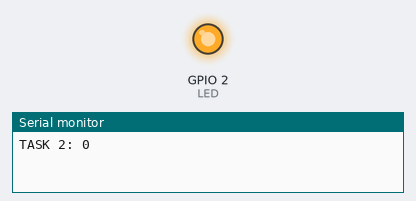
Bench run of a program on a simulated ESP32. Parts: output pins drawn as LEDs (lit = HIGH), the last lines printed to the serial monitor.

Above: at 0.1 s.
At 11.5 s:
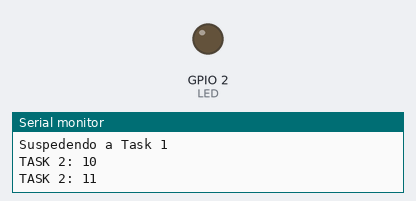
Timing chart, 0 to 19.2 s (numbered marks = the images above):
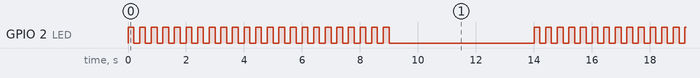

The program:

main.cpp
```cpp
/**************************************
* Exemplos para parar e reiniciar uma task
* Esse exemplo exibe como parar e reiniciar tasks no FreeRTOS
* Por: Flávio Sanches
* Data: 01/2026
***************************************/
/*Biblioteca do Arduino*/
#include <Arduino.h>
/*Biblioteca do FreeRTOS*/
#include <freertos/FreeRTOS.h>
#include <freertos/task.h>

/*mapeamento de pinos*/
#define LED 2

/*Variaveis para armazenamento do handle das tasks*/
TaskHandle_t task1Handle = NULL;
TaskHandle_t task2Handle = NULL;

/*protótipos das Task*/

void vTask1( void * pvParameters );
void vTask2( void * pvParameters );

void setup() {
    Serial.begin(9600);
    pinMode(LED, OUTPUT);

    xTaskCreate(vTask1, "TASK1", configMINIMAL_STACK_SIZE, NULL, 1, &task1Handle);
    xTaskCreate(vTask2, "TASK2", configMINIMAL_STACK_SIZE+1024, NULL, 2, &task2Handle);
}


void loop() {
  vTaskDelay(3000);
}

void vTask1( void * pvParameters ){
    pinMode(LED, OUTPUT);
    while(1){
        digitalWrite(LED, !digitalRead(LED)); // Inverte o estado do LED
        vTaskDelay(pdMS_TO_TICKS(200)); // Aguarda 200 ms;

    }
}

void vTask2( void * pvParameters ){
  int cont = 0;
    while(1){
        Serial.println("TASK 2: "+String(cont++));
        if(cont == 10){
            Serial.println("Suspedendo a Task 1");
            digitalWrite(LED, LOW);
            vTaskSuspend(task1Handle);
        }
        else if(cont == 15){
          Serial.println("Reiniciando a Task 1");
          vTaskResume(task1Handle);
          cont = 0;
        }
        vTaskDelay(pdMS_TO_TICKS(1000)); // Aguarda 1000 ms;
    }
}
```

Measured:
- by itself, GPIO 2 (LED): repeats every 14.8 s: HIGH 0.20 s, LOW 5.0 s, 24 × (HIGH 0.20 s, LOW 0.20 s)
- by itself, everything shown: repeats every 15.0 s, in 50 steps
